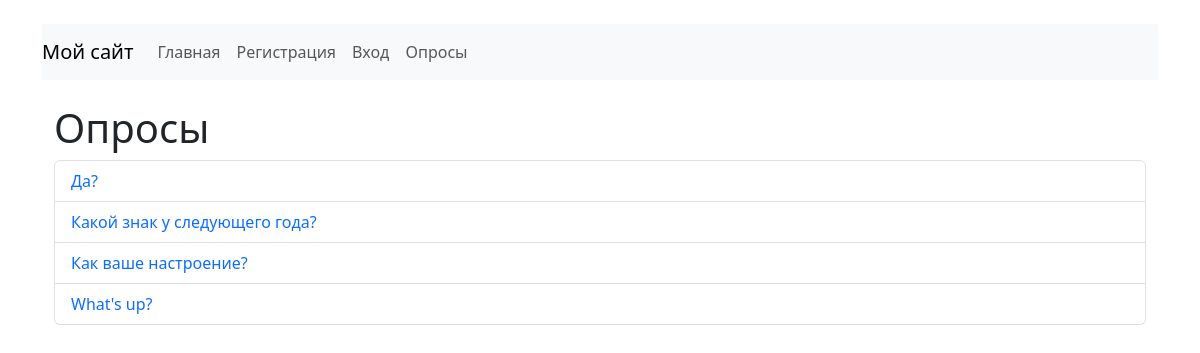
/polls/, run on an earlier commit of the app's database.
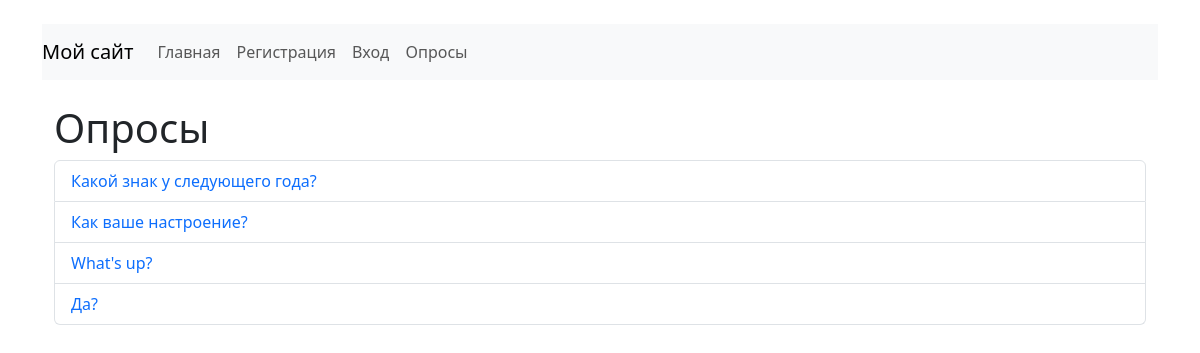
And on a later commit of the database.
### polls/models.py (models this page shows, shortened)
class Question(models.Model):
    question_text = models.CharField(max_length=200)
    pub_date = models.DateTimeField("date published")

### polls/views.py (the view)
# urls.py: path("", views.IndexView.as_view(), name="index"),
class IndexView(generic.ListView):
    template_name = "polls/index.html"
    context_object_name = "latest_question_list"
    def get_queryset(self):
        return Question.objects.filter(pub_date__lte=timezone.now()).order_by("-pub_date")[
            :5
        ]

### polls/templates/polls/index.html (shortened to what this page needs)
{% extends 'base.html' %}
{% block content %}
    <div class="container mt-4">
        <h1>Опросы</h1>
        {% if latest_question_list %}
            <ul class="list-group">
                {% for question in latest_question_list %}
                    <li class="list-group-item d-flex justify-content-between align-items-center">
                        <a href="{% url 'polls:detail' question.id %}" class="text-decoration-none">{{ question.question_text }}</a>
                    </li>
                {% endfor %}
            </ul>
        {% else %}
            <div class="alert alert-info mt-3">
                Опросы пока не доступны.
            </div>
        {% endif %}
    </div>
{% endblock %}

What changed in the data, as far as the page shows it:
changed Question "Да?": moves down the list
